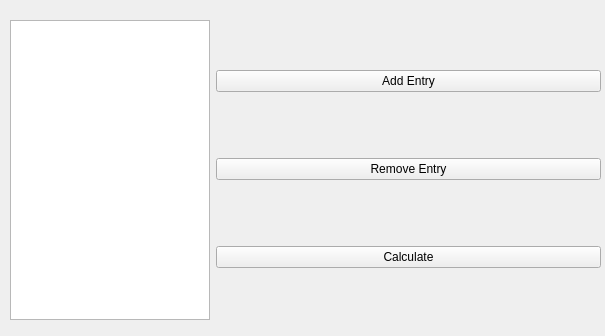
<?xml version="1.0" encoding="UTF-8"?>
<ui version="4.0">
 <class>EndEffectorCalibrationUI</class>
 <widget class="QWidget" name="EndEffectorCalibrationUI">
  <property name="geometry">
   <rect>
    <x>0</x>
    <y>0</y>
    <width>605</width>
    <height>336</height>
   </rect>
  </property>
  <property name="windowTitle">
   <string>End Effector Calibration UI</string>
  </property>
  <widget class="QWidget" name="horizontalLayoutWidget">
   <property name="geometry">
    <rect>
     <x>10</x>
     <y>10</y>
     <width>591</width>
     <height>321</height>
    </rect>
   </property>
   <layout class="QHBoxLayout" name="horizontalLayout">
    <item>
     <widget class="QListWidget" name="poseListWidget">
      <property name="minimumSize">
       <size>
        <width>200</width>
        <height>300</height>
       </size>
      </property>
      <property name="maximumSize">
       <size>
        <width>200</width>
        <height>300</height>
       </size>
      </property>
     </widget>
    </item>
    <item>
     <layout class="QGridLayout" name="gridLayout"/>
    </item>
    <item>
     <layout class="QVBoxLayout" name="verticalLayout">
      <item>
       <widget class="QPushButton" name="addButton">
        <property name="text">
         <string>Add Entry</string>
        </property>
       </widget>
      </item>
      <item>
       <widget class="QPushButton" name="removeButton">
        <property name="text">
         <string>Remove Entry</string>
        </property>
       </widget>
      </item>
      <item>
       <widget class="QPushButton" name="calculateButton">
        <property name="text">
         <string>Calculate</string>
        </property>
       </widget>
      </item>
     </layout>
    </item>
   </layout>
  </widget>
 </widget>
 <resources/>
 <connections/>
</ui>
